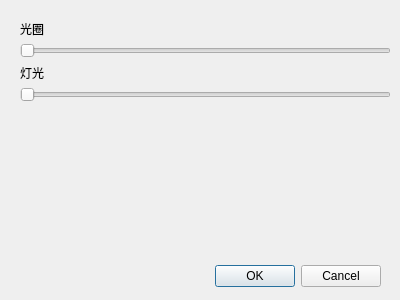
<?xml version="1.0" encoding="UTF-8"?>
<ui version="4.0">
 <class>Dialog</class>
 <widget class="QDialog" name="Dialog">
  <property name="geometry">
   <rect>
    <x>0</x>
    <y>0</y>
    <width>400</width>
    <height>300</height>
   </rect>
  </property>
  <property name="windowTitle">
   <string>Dialog</string>
  </property>
  <widget class="QDialogButtonBox" name="buttonBox">
   <property name="geometry">
    <rect>
     <x>40</x>
     <y>260</y>
     <width>341</width>
     <height>32</height>
    </rect>
   </property>
   <property name="orientation">
    <enum>Qt::Horizontal</enum>
   </property>
   <property name="standardButtons">
    <set>QDialogButtonBox::Cancel|QDialogButtonBox::Ok</set>
   </property>
  </widget>
  <widget class="QWidget" name="gridLayoutWidget">
   <property name="geometry">
    <rect>
     <x>20</x>
     <y>20</y>
     <width>371</width>
     <height>81</height>
    </rect>
   </property>
   <layout class="QGridLayout" name="gridLayout">
    <item row="0" column="0">
     <widget class="QLabel" name="label">
      <property name="text">
       <string>光圈</string>
      </property>
     </widget>
    </item>
    <item row="1" column="0">
     <widget class="QSlider" name="horizontalSlider">
      <property name="orientation">
       <enum>Qt::Horizontal</enum>
      </property>
     </widget>
    </item>
    <item row="2" column="0">
     <widget class="QLabel" name="label_2">
      <property name="text">
       <string>灯光</string>
      </property>
     </widget>
    </item>
    <item row="3" column="0">
     <widget class="QSlider" name="horizontalSlider_2">
      <property name="orientation">
       <enum>Qt::Horizontal</enum>
      </property>
     </widget>
    </item>
   </layout>
  </widget>
 </widget>
 <resources/>
 <connections>
  <connection>
   <sender>buttonBox</sender>
   <signal>accepted()</signal>
   <receiver>Dialog</receiver>
   <slot>accept()</slot>
   <hints>
    <hint type="sourcelabel">
     <x>248</x>
     <y>254</y>
    </hint>
    <hint type="destinationlabel">
     <x>157</x>
     <y>274</y>
    </hint>
   </hints>
  </connection>
  <connection>
   <sender>buttonBox</sender>
   <signal>rejected()</signal>
   <receiver>Dialog</receiver>
   <slot>reject()</slot>
   <hints>
    <hint type="sourcelabel">
     <x>316</x>
     <y>260</y>
    </hint>
    <hint type="destinationlabel">
     <x>286</x>
     <y>274</y>
    </hint>
   </hints>
  </connection>
 </connections>
</ui>
